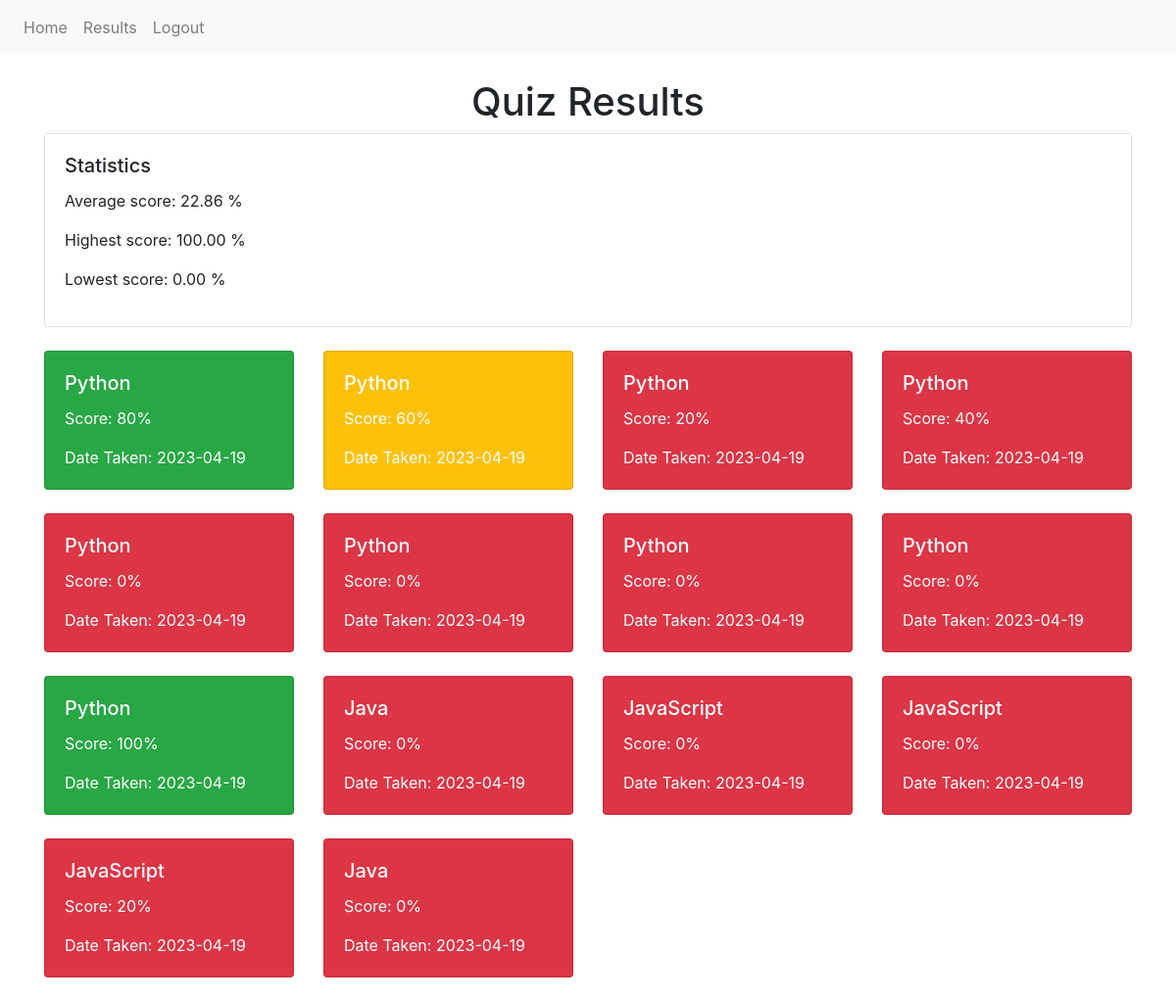
The page /quiz/quiz/results/ (signed in) on the database as committed earlier.
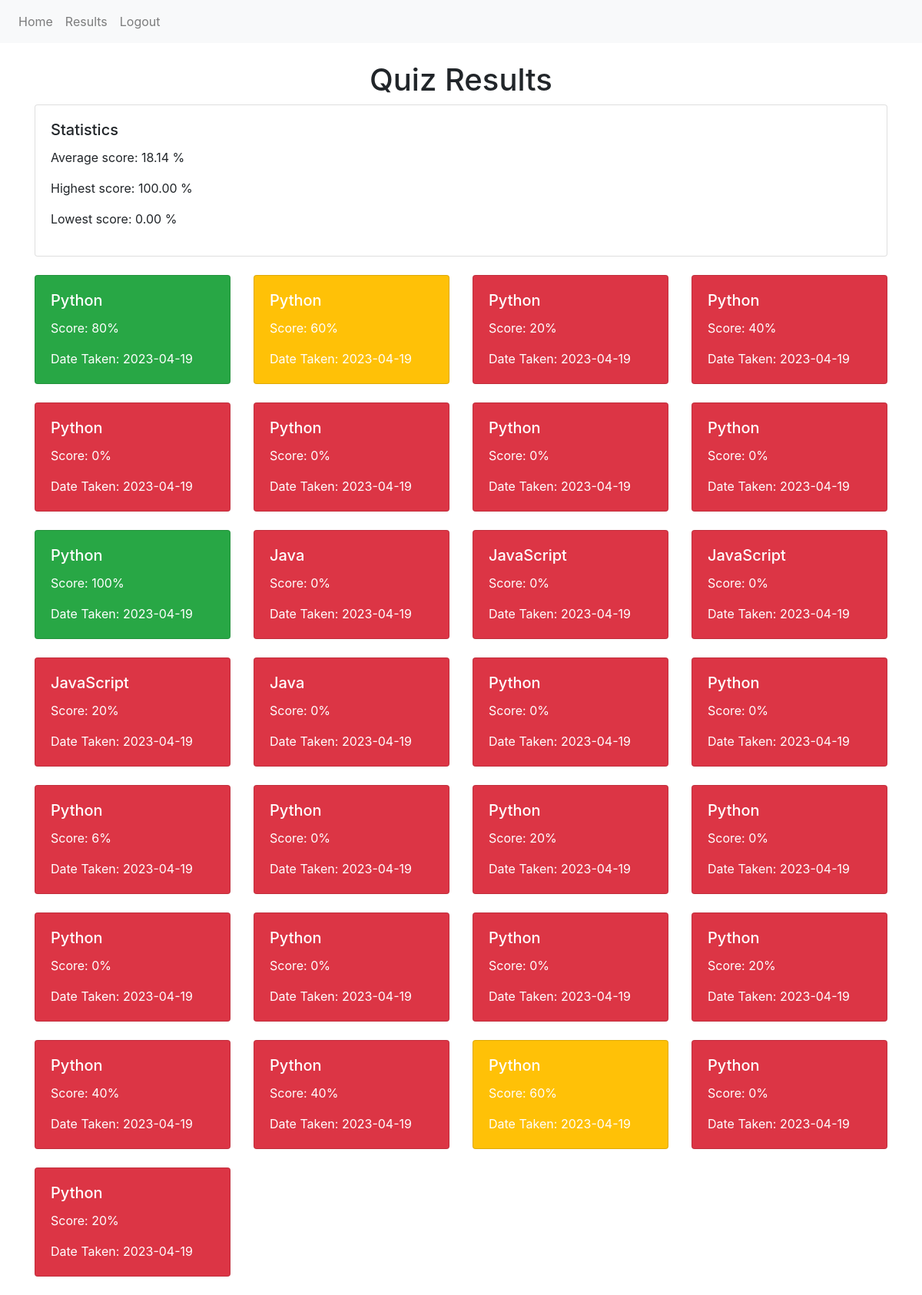
The same page on the database as committed later.
### quiz/models.py (models this page shows, shortened)
class QuizResult(models.Model):
    user = models.ForeignKey(User, on_delete=models.CASCADE)
    quiz_category = models.ForeignKey(QuizCategory, on_delete=models.CASCADE)
    score = models.IntegerField(default=0)
    date_taken = models.DateTimeField(auto_now_add=True)

class QuizCategory(models.Model):
    category_name = models.CharField(max_length=50)
    category_id = models.IntegerField()

### quiz/views.py (the view)
# urls.py: path('quiz/results/', quiz_results, name='quiz_results')
@login_required
def quiz_results(request):
    results = QuizResult.objects.filter(user=request.user)
    context = {'results': results}
    avg_score = results.aggregate(Avg('score'))['score__avg']
    highest_score = results.aggregate(Max('score'))['score__max']
    lowest_score = results.aggregate(Min('score'))['score__min']
    if avg_score is not None:
        context['average_score'] =  "{:.2f}".format(avg_score)
    else:
        context['average_score'] = "N/A"
    if highest_score is not None:
        context['highest_score'] = "{:.2f}".format(highest_score)
    else:
        context['highest_score'] = "N/A"
    if lowest_score is not None:
        context['lowest_score'] = "{:.2f}".format(lowest_score)
    else:
        context['lowest_score'] = "N/A"
    return render(request, 'quiz/results.html', context)

### templates/quiz/results.html (shortened to what this page needs)
{% extends 'base.html' %}
{% block content %}
    <div class="text-center">
        <h1>Quiz Results</h1>
    </div>
    {% if results %}
        <div class="card">
            <div class="card-body">
                <h5 class="card-title">Statistics</h5>
                {% if results %}
                    <p>Average score: {{ average_score }} %</p>
                    <p>Highest score: {{ highest_score }} %</p>
                    <p>Lowest score: {{ lowest_score }} %</p>
                {% endif %}
            </div>
        </div>
        <div class="row mt-4">
            {% for result in results %}
                <div class="col-lg-3 col-md-6 col-sm-12 mb-4">
                    <div class="card {% if result.score >= 80 %}bg-success{% elif result.score >= 50 %}bg-warning{% else %}bg-danger{% endif %}">
                        <div class="card-body">
                            <h5 class="card-title text-white">{{ result.quiz_category.category_name }}</h5>
                            <p class="card-text text-white">Score: {{ result.score }}%</p>
                            <p class="card-text text-white">Date Taken: {{ result.date_taken|date:'Y-m-d' }}</p>
                        </div>
                    </div>
                </div>
            {% endfor %}
        </div>
    {% else %}
        <div class="text-center">
            <p>No results found.</p>
        </div>
    {% endif %}
{% endblock %}

### templates/base.html (shortened to what this page needs)
<!DOCTYPE html>
<html>
<head>
   <link rel="stylesheet" href="https://cdn.jsdelivr.net/npm/bootstrap@4.3.1/dist/css/bootstrap.min.css">
</head>
<body>
<nav class="navbar navbar-expand-lg navbar-light bg-light d-flex space-between">
    <div class="collapse navbar-collapse" id="navbarNav">
        <ul class="navbar-nav">
                 <li class="nav-item">
                    <a class="nav-link" href="{% url 'quiz:home' %}">Home</a>
                </li>
            {% if user.is_authenticated %}
                <li class="nav-item">
                    <a class="nav-link" href="{% url 'quiz:quiz_results' %}">Results</a>
                </li>
                <li class="nav-item">
                    <a class="nav-link" href="{% url 'logout' %}">Logout</a>
                </li>
            {% endif %}
        </ul>
    </div>
</nav>
<div class="container mt-4">
    {% block content %}
    {% endblock %}
</div>
</body>
</html>

Rows that differ between the two databases and show on the page:
added QuizResult: quiz_category.category_name "Python", score "0", date_taken "2023-04-19"
added QuizResult: quiz_category.category_name "Python", score "0", date_taken "2023-04-19"
added QuizResult: quiz_category.category_name "Python", score "6", date_taken "2023-04-19"
added QuizResult: quiz_category.category_name "Python", score "0", date_taken "2023-04-19"
added QuizResult: quiz_category.category_name "Python", score "20", date_taken "2023-04-19"
added QuizResult: quiz_category.category_name "Python", score "0", date_taken "2023-04-19"
added QuizResult: quiz_category.category_name "Python", score "0", date_taken "2023-04-19"
added QuizResult: quiz_category.category_name "Python", score "0", date_taken "2023-04-19"
added QuizResult: quiz_category.category_name "Python", score "0", date_taken "2023-04-19"
added QuizResult: quiz_category.category_name "Python", score "20", date_taken "2023-04-19"
added QuizResult: quiz_category.category_name "Python", score "40", date_taken "2023-04-19"
added QuizResult: quiz_category.category_name "Python", score "40", date_taken "2023-04-19"
added QuizResult: quiz_category.category_name "Python", score "60", date_taken "2023-04-19"
added QuizResult: quiz_category.category_name "Python", score "0", date_taken "2023-04-19"
added QuizResult: quiz_category.category_name "Python", score "20", date_taken "2023-04-19"
Other text that changed with them:
{{ average_score }}: "22.86" → "18.14"
